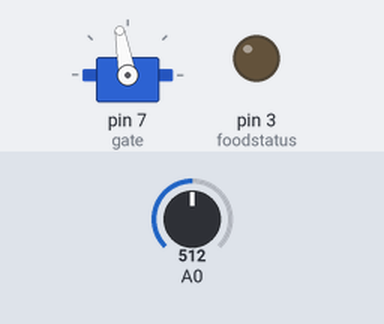
A sketch run on a simulated Arduino Uno, built with avr-gcc and run on an emulated ATmega328P. On the bench: servo, output pins drawn as LEDs (lit = HIGH). Inputs (shaded band) come from the test bench; at power-on: A0 = 512. Storage starts empty; what the sketch prints to the serial monitor is not drawn.

Above: at 0.1 s.
At 0.6 s:
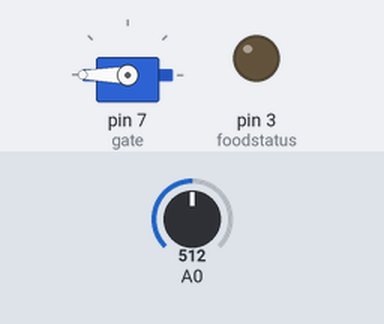
Timing chart, 0 to 2.1 s (numbered marks = the images above):
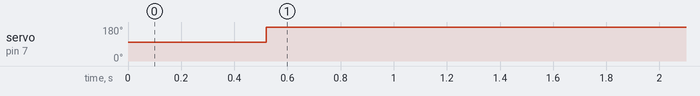

Measured:
- by itself, servo on pin 7 (gate): 100° → 180° at 0.52 s

The sketch:

AutoBirdfeeder.ino
```cpp
#include <Servo.h>
  #include "SD.h"
  #include "TMRpcm.h"
  #include "SPI.h"
  #define SD_ChipSelectPin 10
  TMRpcm tmrpcm;

  Servo gate;
  const byte foodstatus = 3; //low food LED indicator
  int weightsensor = 0;
  int counter = 0;
  void setup() {
    tmrpcm.speakerPin = 9;
    pinMode(foodstatus, OUTPUT);
    Serial.begin(9600);
    gate.attach(7);
  if (!SD.begin(SD_ChipSelectPin)) {
  Serial.println("SD fail");
    return;

  }
  }
  void loop() {
  gate.write(100); //gate open position
    counter++;
    int foodstate = analogRead(A1);

    digitalWrite(foodstatus, LOW);
    if (foodstate >= 600) //low food detected, assumed light is hitting photoresistor
    {
      digitalWrite(foodstatus, HIGH); //turn on low food LED
    }

    weightsensor = analogRead(A0);

    Serial.println(weightsensor);
              if (weightsensor > 200) // 180 is default reading with no weight on sensor
    {
      delay(500); //time to stabilize after bird lands

    }
    while (weightsensor > 350) //pest detected
    {
      gate.write(180); //close gate
     weightsensor = analogRead(A0); //check again if pest is still detected
    }


    if (counter == 2000) //how frequenct the bird sound will play
    {

    gate.detach(); //need to disable servo because incompatible with tmrpcm library
    delay(100); //time for servo to detach
    tmrpcm.setVolume(6); //setting the volume for the speaker
    tmrpcm.play("birds006.wav"); //plays the sound file with that name in the sd card
    delay(5000); //allow time for the sound file to play
      tmrpcm.disable(); //disable tmrpcm so that servo can be reattached
    gate.attach(7); //reattach servo
    counter = 0;
    }
    delay(1); //used to relate time to our counter value
  }
```
